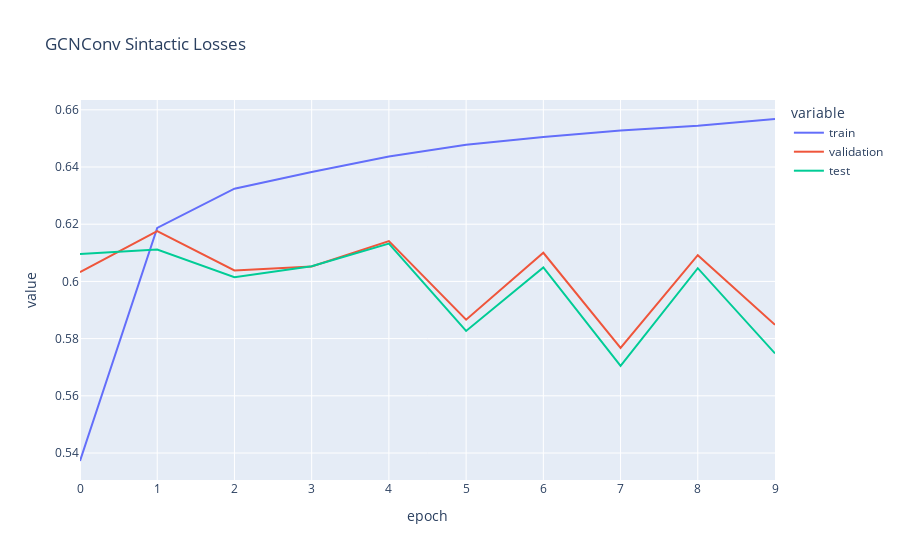

This figure's notebook cell:
### Markdown cell above
# 5 Capas

### Code cell
route = '/usrvol/results/5_layers_GCNConv/'
files = os.listdir(f'{route}')

train = []
val = []
test = []
for i in range(10):
    with open(f"{route}" + f"classification_report_train_epoch{i}.json" ) as f:
        dic = json.load(f)
        f1 = dic['weighted avg']['f1-score']
        train.append(f1)
    with open(f"{route}" + f"classification_report_dev_epoch{i}.json") as f:
        dic = json.load(f)
        f1 = dic['weighted avg']['f1-score']
        val.append(f1)
    with open(f"{route}" + f"classification_report_test_epoch{i}.json") as f:
        dic = json.load(f)
        f1 = dic['weighted avg']['f1-score']
        test.append(f1)

import plotly.express as px
import pandas as pd

# Creating a DataFrame with index as x-axis and values as y-axis
df_train = pd.DataFrame({
    'epoch': range(len(train)),
    'train': train,
    'validation': val,
    'test': test
})


# Plotting the DataFrame
fig = px.line(df_train, x='epoch', y=['train', 'validation', 'test'], title='GCNConv Sintactic Losses')
fig.show()

### Figure 1 — Plotly figure (JSON) as saved in the notebook; plotly's stock layout.template omitted (floating-point values rounded to 4 significant figures)
{"data": [{"hovertemplate": "variable=train<br>epoch=%{x}<br>value=%{y}<extra></extra>", "legendgroup": "train", "line": {"color": "#636efa", "dash": "solid"}, "marker": {"symbol": "circle"}, "mode": "lines", "name": "train", "orientation": "v", "showlegend": true, "type": "scatter", "x": [0, 1, 2, 3, 4, 5, 6, 7, 8, 9], "xaxis": "x", "y": [0.5372, 0.6187, 0.6324, 0.6382, 0.6437, 0.6478, 0.6505, 0.6527, 0.6544, 0.6568], "yaxis": "y"}, {"hovertemplate": "variable=validation<br>epoch=%{x}<br>value=%{y}<extra></extra>", "legendgroup": "validation", "line": {"color": "#EF553B", "dash": "solid"}, "marker": {"symbol": "circle"}, "mode": "lines", "name": "validation", "orientation": "v", "showlegend": true, "type": "scatter", "x": [0, 1, 2, 3, 4, 5, 6, 7, 8, 9], "xaxis": "x", "y": [0.6032, 0.6176, 0.6038, 0.6052, 0.6141, 0.5866, 0.61, 0.5768, 0.6092, 0.5848], "yaxis": "y"}, {"hovertemplate": "variable=test<br>epoch=%{x}<br>value=%{y}<extra></extra>", "legendgroup": "test", "line": {"color": "#00cc96", "dash": "solid"}, "marker": {"symbol": "circle"}, "mode": "lines", "name": "test", "orientation": "v", "showlegend": true, "type": "scatter", "x": [0, 1, 2, 3, 4, 5, 6, 7, 8, 9], "xaxis": "x", "y": [0.6096, 0.6112, 0.6015, 0.6053, 0.6132, 0.5827, 0.6049, 0.5705, 0.6046, 0.5748], "yaxis": "y"}], "layout": {"legend": {"title": {"text": "variable"}, "tracegroupgap": 0}, "title": {"text": "GCNConv Sintactic Losses"}, "xaxis": {"anchor": "y", "domain": [0, 1], "title": {"text": "epoch"}}, "yaxis": {"anchor": "x", "domain": [0, 1], "title": {"text": "value"}}}}
